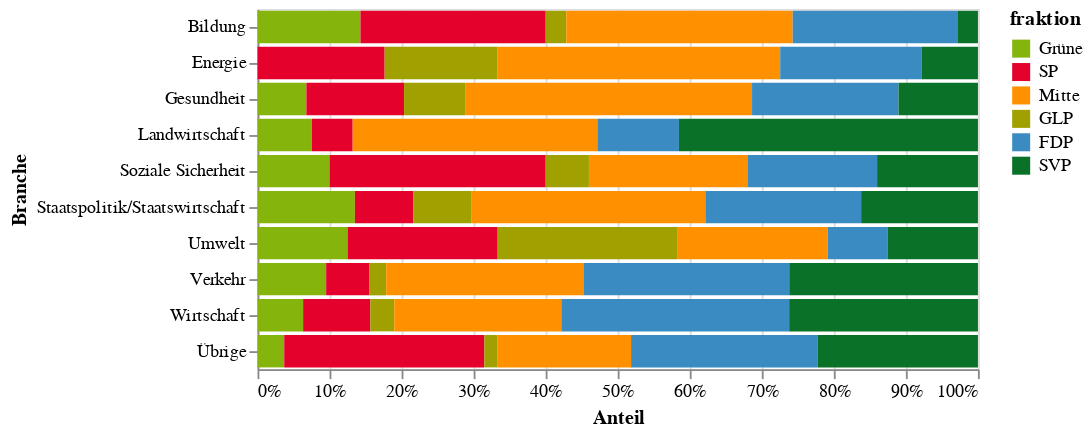

This figure's notebook cell:
### Markdown cell above
Hier sieht man wie sich die Fraktionen die bezahlten Mandate aufteilen innerhalb der Branchen.
Auffällig ist, dass die linken Parteien nur in der Umweltbranche eine Mehrheit der Lobbymandate haben (falls man die GLP zu den linken zählt). Hingegen sind sie in den Branchen Landwirtschaft, Verkehr und Wirtschaft sehr schwach vertreten.

### Code cell
source = duckdb.query('''
    select branche, fraktion_lang fraktion, f.sort, count(1) count
    from df_bezahlt b
    join df_fraktionen f on f.fraktion = b.fraktion
    where 1=1
    and branche in (select branche from df_bezahlt group by branche having count(1) >= 20)
    group by 1, 2, 3
    union
    select 'Übrige' branche, fraktion_lang fraktion, sort, count(1) count
    from df_bezahlt b
    join df_fraktionen f on f.fraktion = b.fraktion
    where branche not in (select branche from df_bezahlt group by branche having count(1) >= 20)
    group by 1, 2, 3
    order by branche, f.sort
''').to_df()

chart = alt.Chart(source).mark_bar().encode(
    x=alt.X('count', title='Anteil', stack='normalize', axis=alt.Axis(format='%')),
    y=alt.Y('branche', title='Branche'),
    color=alt.Color('fraktion', scale=alt.Scale(domain=fraktion_namen, range=fraktion_farben)),
    order=alt.Order('color_fraktion_sort_index:Q'),
)
chart.save('output/bars-nach-branche-und-fraktion-relativ-min20.pdf')
chart

### Figure 1 — Vega-Lite specification as saved in the notebook (floating-point values rounded to 4 significant figures)
{"config": {"view": {"continuousWidth": 400, "continuousHeight": 300}}, "data": {"name": "data-8021d5b2ecab83273b6b0aba683be8f9"}, "mark": "bar", "encoding": {"color": {"field": "fraktion", "scale": {"domain": ["Grüne", "SP", "Mitte", "GLP", "FDP", "SVP"], "range": ["#85B50C", "#E4022D", "#FF9100", "#A0A000", "#3A8BC1", "#0A7228"]}, "type": "nominal"}, "order": {"field": "color_fraktion_sort_index", "type": "quantitative"}, "x": {"axis": {"format": "%"}, "field": "count", "stack": "normalize", "title": "Anteil", "type": "quantitative"}, "y": {"field": "branche", "title": "Branche", "type": "nominal"}}, "$schema": "https://vega.github.io/schema/vega-lite/v4.17.0.json", "datasets": {"data-8021d5b2ecab83273b6b0aba683be8f9": [{"branche": "Bildung", "fraktion": "Grüne", "sort": 1, "count": 5}, {"branche": "Bildung", "fraktion": "SP", "sort": 2, "count": 9}, {"branche": "Bildung", "fraktion": "GLP", "sort": 3, "count": 1}, {"branche": "Bildung", "fraktion": "Mitte", "sort": 4, "count": 11}, {"branche": "Bildung", "fraktion": "FDP", "sort": 5, "count": 8}, {"branche": "Bildung", "fraktion": "SVP", "sort": 6, "count": 1}, {"branche": "Energie", "fraktion": "SP", "sort": 2, "count": 9}, {"branche": "Energie", "fraktion": "GLP", "sort": 3, "count": 8}, {"branche": "Energie", "fraktion": "Mitte", "sort": 4, "count": 20}, {"branche": "Energie", "fraktion": "FDP", "sort": 5, "count": 10}, {"branche": "Energie", "fraktion": "SVP", "sort": 6, "count": 4}, {"branche": "Gesundheit", "fraktion": "Grüne", "sort": 1, "count": 8}, {"branche": "Gesundheit", "fraktion": "SP", "sort": 2, "count": 16}, {"branche": "Gesundheit", "fraktion": "GLP", "sort": 3, "count": 10}, {"branche": "Gesundheit", "fraktion": "Mitte", "sort": 4, "count": 47}, {"branche": "Gesundheit", "fraktion": "FDP", "sort": 5, "count": 24}, {"branche": "Gesundheit", "fraktion": "SVP", "sort": 6, "count": 13}, {"branche": "Landwirtschaft", "fraktion": "Grüne", "sort": 1, "count": 4}, {"branche": "Landwirtschaft", "fraktion": "SP", "sort": 2, "count": 3}, {"branche": "Landwirtschaft", "fraktion": "Mitte", "sort": 4, "count": 18}, {"branche": "Landwirtschaft", "fraktion": "FDP", "sort": 5, "count": 6}, {"branche": "Landwirtschaft", "fraktion": "SVP", "sort": 6, "count": 22}, {"branche": "Soziale Sicherheit", "fraktion": "Grüne", "sort": 1, "count": 5}, {"branche": "Soziale Sicherheit", "fraktion": "SP", "sort": 2, "count": 15}, {"branche": "Soziale Sicherheit", "fraktion": "GLP", "sort": 3, "count": 3}, {"branche": "Soziale Sicherheit", "fraktion": "Mitte", "sort": 4, "count": 11}, {"branche": "Soziale Sicherheit", "fraktion": "FDP", "sort": 5, "count": 9}, {"branche": "Soziale Sicherheit", "fraktion": "SVP", "sort": 6, "count": 7}, {"branche": "Staatspolitik/Staatswirtschaft", "fraktion": "Grüne", "sort": 1, "count": 5}, {"branche": "Staatspolitik/Staatswirtschaft", "fraktion": "SP", "sort": 2, "count": 3}, {"branche": "Staatspolitik/Staatswirtschaft", "fraktion": "GLP", "sort": 3, "count": 3}, {"branche": "Staatspolitik/Staatswirtschaft", "fraktion": "Mitte", "sort": 4, "count": 12}, {"branche": "Staatspolitik/Staatswirtschaft", "fraktion": "FDP", "sort": 5, "count": 8}, {"branche": "Staatspolitik/Staatswirtschaft", "fraktion": "SVP", "sort": 6, "count": 6}, {"branche": "Umwelt", "fraktion": "Grüne", "sort": 1, "count": 3}, {"branche": "Umwelt", "fraktion": "SP", "sort": 2, "count": 5}, {"branche": "Umwelt", "fraktion": "GLP", "sort": 3, "count": 6}, {"branche": "Umwelt", "fraktion": "Mitte", "sort": 4, "count": 5}, {"branche": "Umwelt", "fraktion": "FDP", "sort": 5, "count": 2}, {"branche": "Umwelt", "fraktion": "SVP", "sort": 6, "count": 3}, {"branche": "Verkehr", "fraktion": "Grüne", "sort": 1, "count": 8}, {"branche": "Verkehr", "fraktion": "SP", "sort": 2, "count": 5}, {"branche": "Verkehr", "fraktion": "GLP", "sort": 3, "count": 2}, {"branche": "Verkehr", "fraktion": "Mitte", "sort": 4, "count": 23}, {"branche": "Verkehr", "fraktion": "FDP", "sort": 5, "count": 24}, {"branche": "Verkehr", "fraktion": "SVP", "sort": 6, "count": 22}, {"branche": "Wirtschaft", "fraktion": "Grüne", "sort": 1, "count": 21}, {"branche": "Wirtschaft", "fraktion": "SP", "sort": 2, "count": 31}, {"branche": "Wirtschaft", "fraktion": "GLP", "sort": 3, "count": 11}, {"branche": "Wirtschaft", "fraktion": "Mitte", "sort": 4, "count": 77}, {"branche": "Wirtschaft", "fraktion": "FDP", "sort": 5, "count": 105}, {"branche": "Wirtschaft", "fraktion": "SVP", "sort": 6, "count": 87}, {"branche": "Übrige", "fraktion": "Grüne", "sort": 1, "count": 2}, {"branche": "Übrige", "fraktion": "SP", "sort": 2, "count": 15}, {"branche": "Übrige", "fraktion": "GLP", "sort": 3, "count": 1}, {"branche": "Übrige", "fraktion": "Mitte", "sort": 4, "count": 10}, {"branche": "Übrige", "fraktion": "FDP", "sort": 5, "count": 14}, {"branche": "Übrige", "fraktion": "SVP", "sort": 6, "count": 12}]}}
